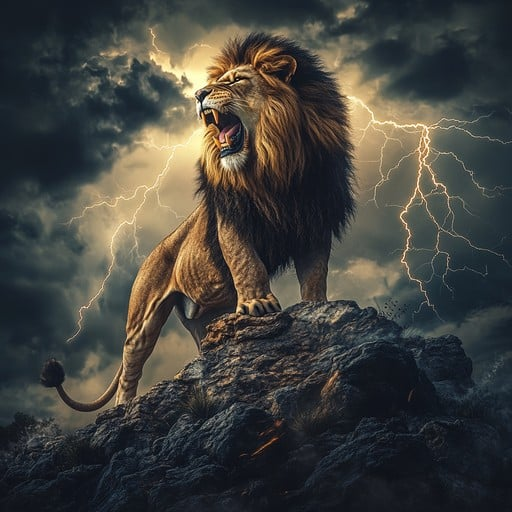
#> input picture Sec(5)-Opencv/images/majestic-lion-roaring-stockcake.jpg, 512 x 512 px
$ jupyter execute affine_perspective.ipynb
#> lines starting #> are read from the running program, lines starting #| are printed output that depends on the picture; long printed decimals are rounded
# Perspective Transformation

[cell 1]
import cv2
import numpy as np
import matplotlib.pyplot as plt

[cell 2]
image = cv2.imread("../images/majestic-lion-roaring-stockcake.jpg")
#> image is the input picture: shape (512, 512, 3); mean B, G, R 61.9, 66.4, 66.7
image_rgb = cv2.cvtColor(image, cv2.COLOR_BGR2RGB)

plt.imshow(image_rgb)

[cell 3]
image_rgb.shape
#> Out = (512, 512, 3)

[cell 4]
rows, cols, _ = image_rgb.shape
#> rows = 512; cols = 512

input_points = np.float32([[50, 50], [cols - 50, 50], [50, rows-50], [cols-50, rows-50]])

output_points = np.float32([[10, 100], [cols - 100, 50], [100, rows-10], [cols-50, rows-100]])

'''
Trasformation matrix for Perspective trasformation

3x3

a, b, c
d, e, f
g, h, 1

a,b,c is responsioble for horizontal scaling, rotation and tranlation
d,e,f is responsioble for vertical scaling, rotation and tranlation
g,h  : Perspective components that account for depth and skew

'''

M = cv2.getPerspectiveTransform(input_points, output_points)

print(M)
#| [[ 1.14031781e+00  2.47568457e-01 -5.91129972e+01]
#|  [-1.08129946e-01  1.11851949e+00  5.22936834e+01]
#|  [ 3.32866142e-04  2.29766010e-04  1.00000000e+00]]

[cell 5]
perspective_image = cv2.warpPerspective(image_rgb, M, (cols, rows))
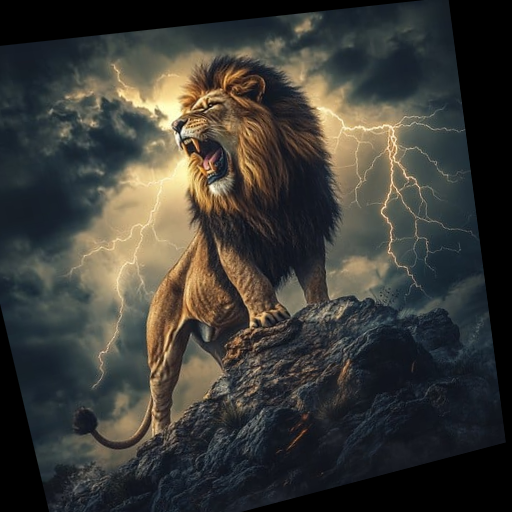
#> perspective_image: shape (512, 512, 3); mean R, G, B 60.3, 59.4, 54.5

plt.figure(figsize=(10,5))

plt.subplot(1,2,1)
plt.imshow(image_rgb)
plt.title("Original Image")
plt.axis("off")

plt.subplot(1,2,2)
plt.imshow(perspective_image)

plt.title("perspective Transformed Image")
plt.axis("off")
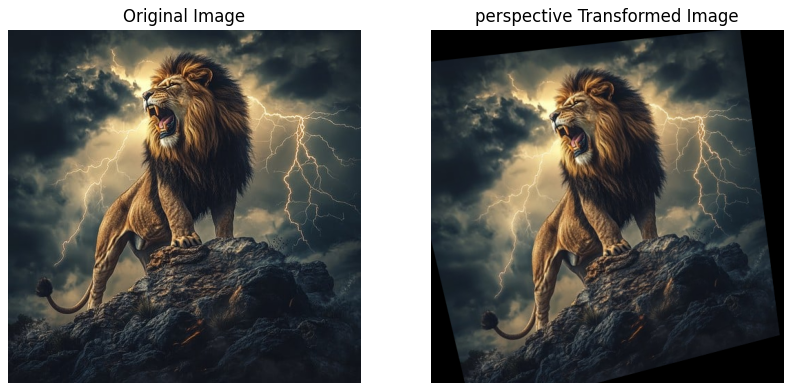
#> figure drawn by matplotlib, 2 panels

# Affine transformation

[cell 6]
input_points = np.float32([[50,50], [200, 50], [50, 200]])

output_points = np.float32([[10,100], [200, 50], [100, 250]])


M = cv2.getAffineTransform(input_points, output_points)
print(M.shape)
print(M)
affine_image = cv2.warpAffine(image_rgb, M, (cols, rows))
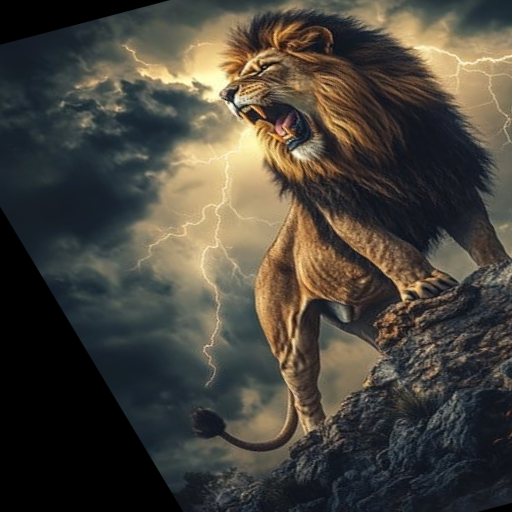
#> affine_image: shape (512, 512, 3); mean R, G, B 72.2, 68.2, 59.7

plt.figure(figsize=(10,5))

plt.subplot(1,2,1)
plt.imshow(image_rgb)
plt.title("Original Image")
plt.axis("off")

plt.subplot(1,2,2)
plt.imshow(affine_image)
plt.title("Affine Transformed Image")
plt.axis("off")
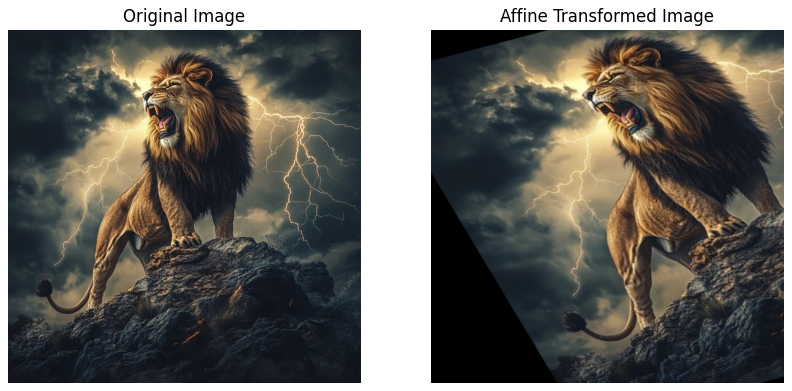
#> figure drawn by matplotlib, 2 panels

# Rotation

[cell 7]
angle = 45
center = (cols // 2, rows // 2)
#> center = (256, 256)
print(center)
#| (256, 256)
scale = 1.0

M = cv2.getRotationMatrix2D(center,angle, scale)
print(M)
#| [[   0.7071    0.7071 -106.039]
#|  [  -0.7071    0.7071  256.        ]]
'''
    M[0, 2] = center_x - center_x * cosθ + center_y * sinθ
    M[1, 2] = center_y - center_x * sinθ - center_y * cosθ

'''
rotated_image = cv2.warpAffine(image_rgb, M, (cols, rows))
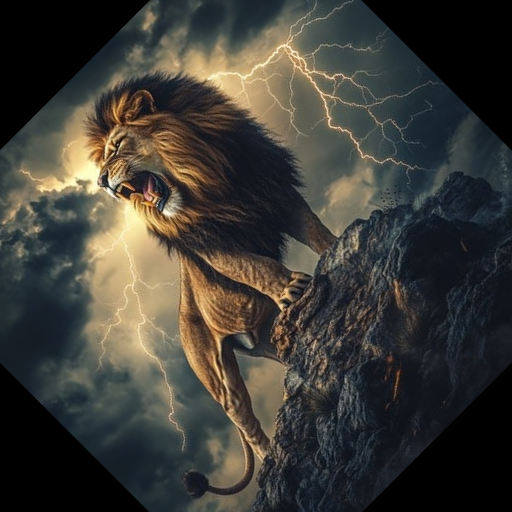
#> rotated_image: shape (512, 512, 3); mean R, G, B 61.8, 60.1, 54.5

plt.figure(figsize=(10,5))

plt.subplot(1,2,1)
plt.imshow(image_rgb)
plt.title("Original Image")
plt.axis("off")

plt.subplot(1,2,2)
plt.imshow(rotated_image)
plt.title("Affine rotated Image")
plt.axis("off")

[cell 8]
# angle = 45
# center = (cols // 2, rows // 2)
# scale = 1.0

shear_x, shear_y = 0.4, 0.1

M = np.float32([[1, shear_x, 0],
           [shear_y, 1, 0]])


sheared_image = cv2.warpAffine(image_rgb, M, (cols*2, rows))
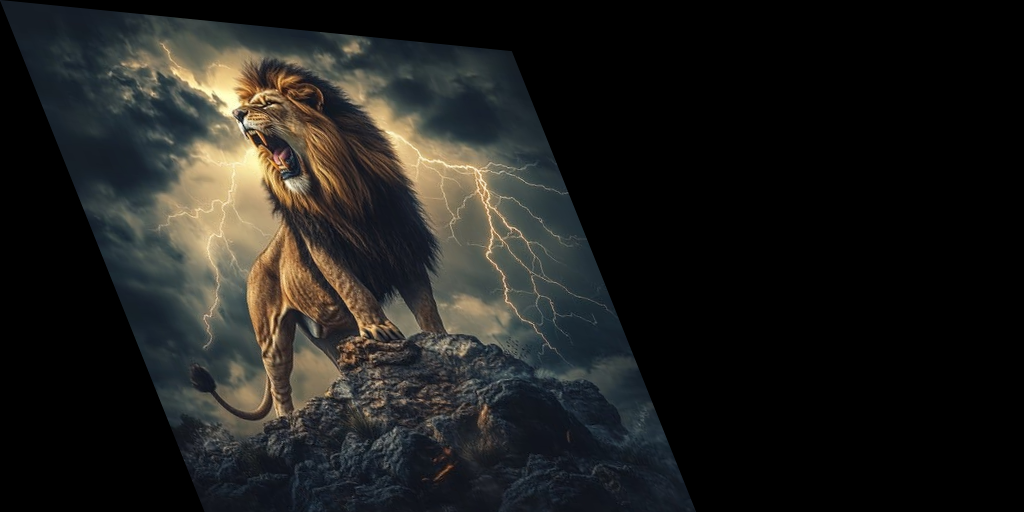
#> sheared_image: shape (512, 1024, 3); mean R, G, B 31.5, 31.3, 28.9

plt.figure(figsize=(10,5))

plt.subplot(1,2,1)
plt.imshow(image_rgb)
plt.title("Original Image")
plt.axis("off")

plt.subplot(1,2,2)
plt.imshow(sheared_image)
plt.title("Sheared Image")
plt.axis("off")

# Translation

[cell 9]
# angle = 45
# center = (cols // 2, rows // 2)
# scale = 1.0

tx, ty = 200, 300

M = np.float32([[1, 0, tx],
           [0, 1, ty]])


translated_image = cv2.warpAffine(image_rgb, M, (cols, rows))
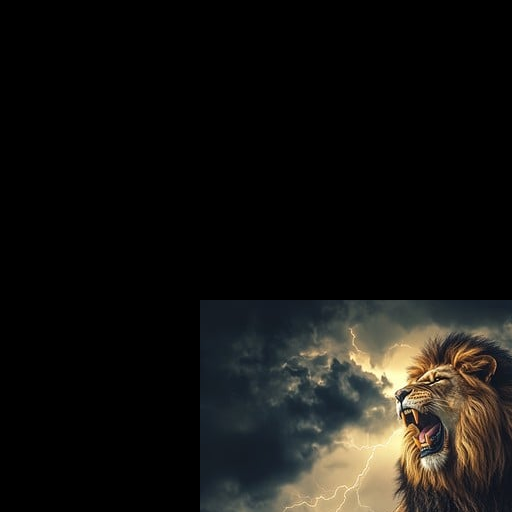
#> translated_image: shape (512, 512, 3); mean R, G, B 21.5, 20.4, 17.6

plt.figure(figsize=(10,5))

plt.subplot(1,2,1)
plt.imshow(image_rgb)
plt.title("Original Image")
plt.axis("off")

plt.subplot(1,2,2)
plt.imshow(translated_image)
plt.title("translated Image")
plt.axis("off")
